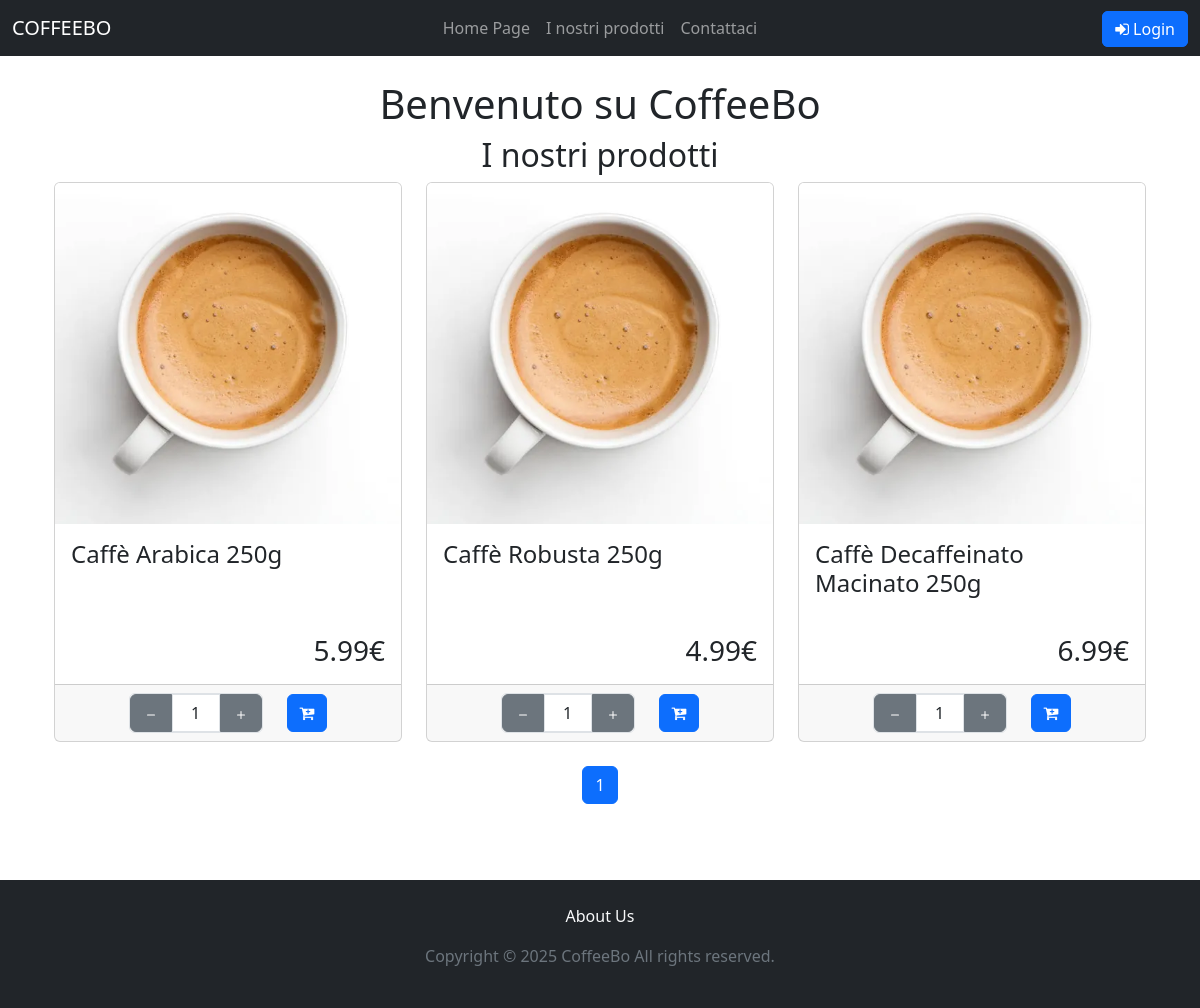
The page / on the database its author committed.
### tables this page shows
CREATE TABLE `Product` (
    `product_id` int(11) NOT NULL AUTO_INCREMENT PRIMARY KEY,
    `SKU` varchar(100) NOT NULL,
    `product_name` varchar(50) NOT NULL,
    `product_description` text NOT NULL,
    `price` decimal(10, 2) NOT NULL,
    `stock` int(11) NOT NULL,
    `category_id` int(11) NOT NULL,
    `image` varchar(255) DEFAULT NULL,
    `available` int(11) DEFAULT 1,
    FOREIGN KEY (`category_id`) REFERENCES `Category` (`category_id`),
    CHECK (`price` >= 0),  
    CHECK (`stock` >= 0)   
);

### index.php (called while the page is built, shortened)
<?php
require_once("bootstrap.php");
require("template/base.php");
?>

### bootstrap.php (called while the page is built, shortened)
<?php
require_once("utils/functions.php");
require_once("db/databaseHelper.php");
$servername = "localhost";
$db_username = "db_user";
$db_password = "1234";
$dbname = "CaffeBoDB";
$dbport = 3306;
$dbh = new DatabaseHelper($servername, $db_username, $db_password, $dbname, $dbport);
?>

### db/databaseHelper.php (called while the page is built, shortened)
<?php
class DatabaseHelper
{
    private $db;
    public function __construct($servername, $username, $password, $dbname, $port)
    {
        $this->db = new mysqli($servername, $username, $password, $dbname, $port);
        $this->db->set_charset("utf8mb4");
    }
    public function getAllProducts()
    {
        $query = "SELECT * FROM `Product`";
        $stmt = $this->db->prepare($query);
        $stmt->execute();
        $result = $stmt->get_result();
        return $result->fetch_all(MYSQLI_ASSOC);
    }
}

### utils/functions.php (called while the page is built)
<?php
function isUserLoggedIn()
{
    return $_SESSION['auth']['success'] ?? false;
}
?>

### template/products.php (the view, shortened to what this page needs)
<section>
    <h2 class="text-center">I nostri prodotti</h2>
    <div class="container">
        <div class="row">
            <?php
            require_once('bootstrap.php');
            $products = $dbh->getAllProducts();
            $products = array_filter($products, fn ($p) => $p["available"] == 1 && $p["stock"] > 0);
            $totalProducts = count($products);
            $productsPerPage = 9;
            $totalPages = ceil($totalProducts / $productsPerPage);
            $currentPage = isset($_GET['pageNumber']) ? (int)$_GET['pageNumber'] : 1;
            $startIndex = ($currentPage - 1) * $productsPerPage;
            $currentProducts = array_slice($products, $startIndex, $productsPerPage);
            foreach ($currentProducts as $product): ?>
                <div class="col-sm-6 col-md-4">
                    <div class="card mb-4">
                        <a  data-bs-toggle="modal"
                            data-bs-target="#productModal"
                            data-product-id="<?php echo $product['product_id']; ?>"
                            data-name="<?php echo htmlspecialchars($product['product_name']); ?>"
                            data-price="<?php echo $product['price']; ?>"
                            data-image="<?php echo $product['image']; ?>"
                            data-description="<?php echo htmlspecialchars($product['product_description'] ?? ''); ?>"
                            data-max="<?php echo $product['stock']; ?>">
                            <img src="<?php echo $product['image'] ?>" class="card-img-top" alt="<?php echo $product['product_name'] ?>">
                        </a>
                        <div class="container d-flex flex-column m-0 p-0">
                            <div class="col-12">
                                <div class="card-body d-flex flex-column" style="min-height: 10em">
                                    <a
                                        class="h4 card-title btn-link text-decoration-none"
                                        data-bs-toggle="modal"
                                        data-bs-target="#productModal"
                                        data-product-id="<?php echo $product['product_id']; ?>"
                                        data-name="<?php echo htmlspecialchars($product['product_name']); ?>"
                                        data-price="<?php echo $product['price']; ?>"
                                        data-image="<?php echo $product['image']; ?>"
                                        data-description="<?php echo htmlspecialchars($product['product_description'] ?? ''); ?>"
                                        data-max="<?php echo $product['stock']; ?>">
                                        <?php echo $product['product_name']; ?>
                                    </a>
                                    <div class="mt-auto">
                                        <p class="card-text h3 text-end"><?php echo $product['price']; ?>€</p>
                                    </div>
                                </div>
                            </div>
                            <div class="card-footer">
                                <div class="container d-flex justify-content-center">
                                    <div class="d-flex align-items-center justify-content-between gap-3">
                                        <div class="d-flex align-items-center border border-1 rounded ms-2 me-2">
                                            <button type="button" class="quantity-left-minus btn btn-secondary btn-number rounded rounded-0 rounded-start" data-type="minus" data-field="">
                                                <svg xmlns="http://www.w3.org/2000/svg" width="16" height="16" fill="currentColor" class="bi bi-dash" viewBox="0 0 16 16">
                                                    <path d="M4 8a.5.5 0 0 1 .5-.5h7a.5.5 0 0 1 0 1h-7A.5.5 0 0 1 4 8"></path>
                                                </svg>
                                            </button>
                                            <input type="number" id="quantity-<?php echo $product['product_id']; ?>" name="quantity" class="form-control text-center rounded rounded-0" value="1" min="1" max="<?php echo $product['stock']; ?>" style="width:3em">
                                            <button type="button" class="quantity-right-plus btn btn-secondary btn-number rounded rounded-0 rounded-end" data-type="plus" data-field="">
                                                <svg xmlns="http://www.w3.org/2000/svg" width="16" height="16" fill="currentColor" class="bi bi-plus" viewBox="0 0 16 16">
                                                    <path d="M8 4a.5.5 0 0 1 .5.5v3h3a.5.5 0 0 1 0 1h-3v3a.5.5 0 0 1-1 0v-3h-3a.5.5 0 0 1 0-1h3v-3A.5.5 0 0 1 8 4"></path>
                                                </svg>
                                            </button>
                                        </div>
                                        <?php if (!isUserLoggedIn()): ?>
                                            <a href="#" class="btn btn-primary float-end w-25 me-2" style="text-decoration: none" data-bs-toggle="modal" data-bs-target="#loginModal"><em class="fa fa-cart-plus"></em></a>
                                        <?php endif; ?>
                                    </div>
                                </div>
                            </div>
                        </div>
                    </div>
                </div>
            <?php endforeach; ?>
            <nav aria-label="Page navigation">
                <ul class="pagination justify-content-center">
                    <?php for ($page = 1; $page <= $totalPages; $page++): ?>
                        <li class="page-item <?php if ($page == $currentPage) echo 'active'; ?>">
                            <?php
                            $queryParams = $_GET;
                            $queryParams['pageNumber'] = $page;
                            $newQueryString = http_build_query($queryParams);
                            ?>
                            <a class="page-link" href="?<?php echo $newQueryString; ?>" data-page="<?php echo $page; ?>"><?php echo $page; ?></a>
                        </li>
                    <?php endfor; ?>
                </ul>
            </nav>
        </div>
    </div>
</section>

### css/style.css (style rules this page uses)
html,body { height: 100%; margin: 0; }
input[type="number"] { -moz-appearance: textfield; appearance: textfield; }
input { caret-color: black; }

### rows shown on the page
product: image (picture), product_name "Caffè Arabica 250g", price "5.99", quantity "1"
product: image (picture), product_name "Caffè Robusta 250g", price "4.99"
product: image (picture), product_name "Caffè Decaffeinato Macinato 250g", price "6.99"
